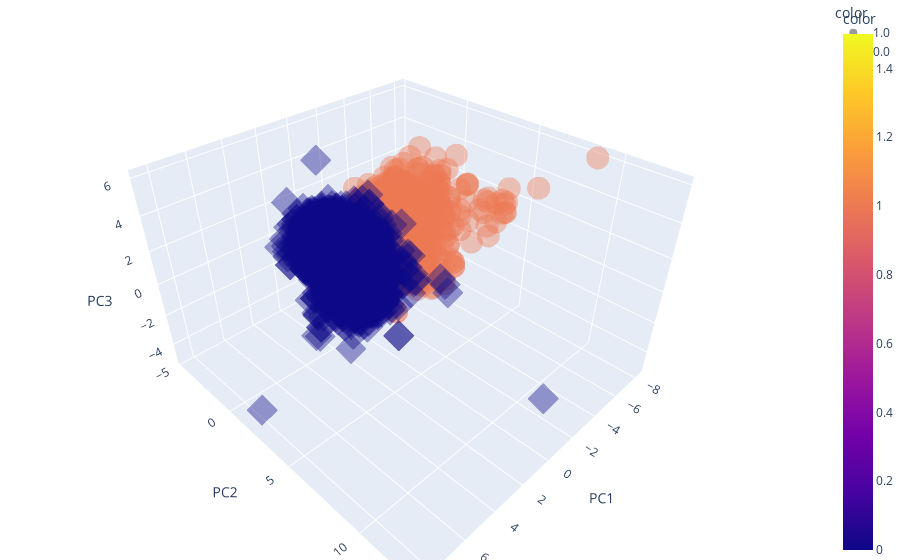

The notebook cell saved with this chart:
### Code cell
import plotly.express as px


fig = px.scatter_3d(pca_wine_plot, x='PC1', y='PC2', z='PC3', color='color', symbol = 'color', opacity = 0.4)
fig.update_layout(margin = dict(l=0, r=0, b=0, t=0))
fig.show()

### Figure 1 — Plotly figure (JSON) as saved in the notebook; plotly's stock layout.template omitted (floating-point values rounded to 4 significant figures; data arrays with more than 128 entries replaced by an {"elided": "..."} marker saying what was removed)
{"data": [{"hovertemplate": "color=%{marker.color}<br>PC1=%{x}<br>PC2=%{y}<br>PC3=%{z}<extra></extra>", "legendgroup": "1.0", "marker": {"color": {"elided": "1599 int values"}, "coloraxis": "coloraxis", "opacity": 0.4, "symbol": "circle"}, "mode": "markers", "name": "1.0", "scene": "scene", "showlegend": true, "type": "scatter3d", "x": {"elided": "1599 float values"}, "y": {"elided": "1599 float values"}, "z": {"elided": "1599 float values"}}, {"hovertemplate": "color=%{marker.color}<br>PC1=%{x}<br>PC2=%{y}<br>PC3=%{z}<extra></extra>", "legendgroup": "0.0", "marker": {"color": {"elided": "4898 int values"}, "coloraxis": "coloraxis", "opacity": 0.4, "symbol": "diamond"}, "mode": "markers", "name": "0.0", "scene": "scene", "showlegend": true, "type": "scatter3d", "x": {"elided": "4898 float values"}, "y": {"elided": "4898 float values"}, "z": {"elided": "4898 float values"}}], "layout": {"coloraxis": {"colorbar": {"title": {"text": "color"}}, "colorscale": [[0, "#0d0887"], [0.1111, "#46039f"], [0.2222, "#7201a8"], [0.3333, "#9c179e"], [0.4444, "#bd3786"], [0.5556, "#d8576b"], [0.6667, "#ed7953"], [0.7778, "#fb9f3a"], [0.8889, "#fdca26"], [1, "#f0f921"]]}, "legend": {"title": {"text": "color"}, "tracegroupgap": 0}, "margin": {"b": 0, "l": 0, "r": 0, "t": 0}, "scene": {"domain": {"x": [0, 1], "y": [0, 1]}, "xaxis": {"title": {"text": "PC1"}}, "yaxis": {"title": {"text": "PC2"}}, "zaxis": {"title": {"text": "PC3"}}}}}
